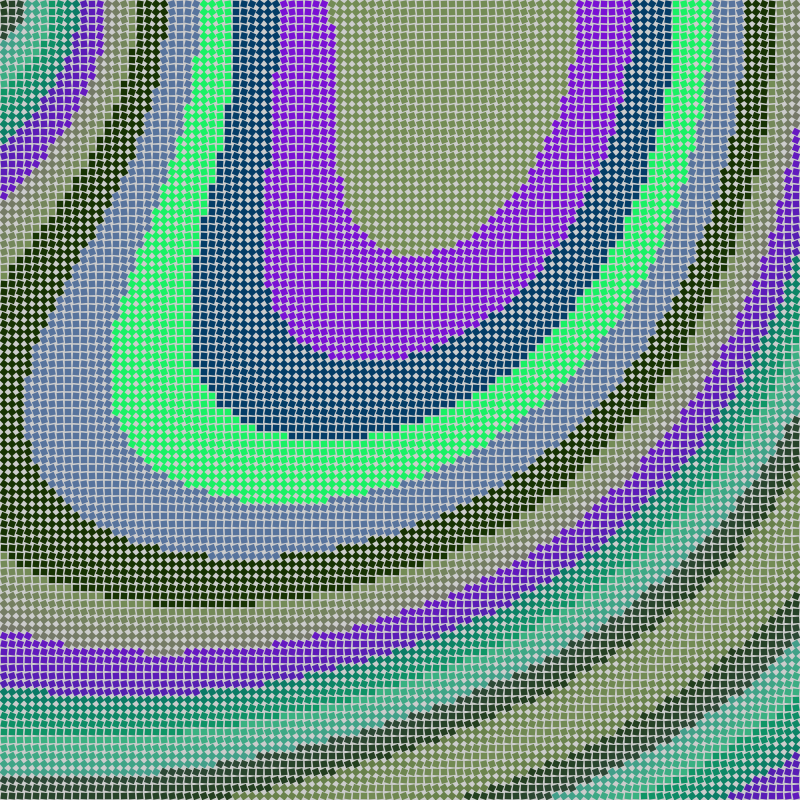
Frame 1 (no input)
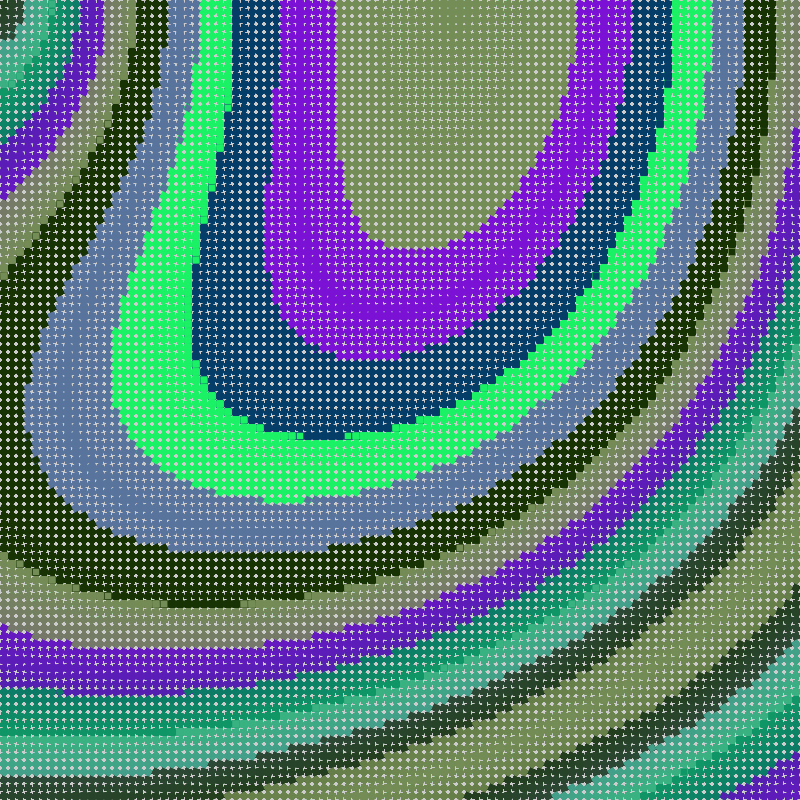
Frame 60 (the mouse pressed at the canvas centre just before this capture)
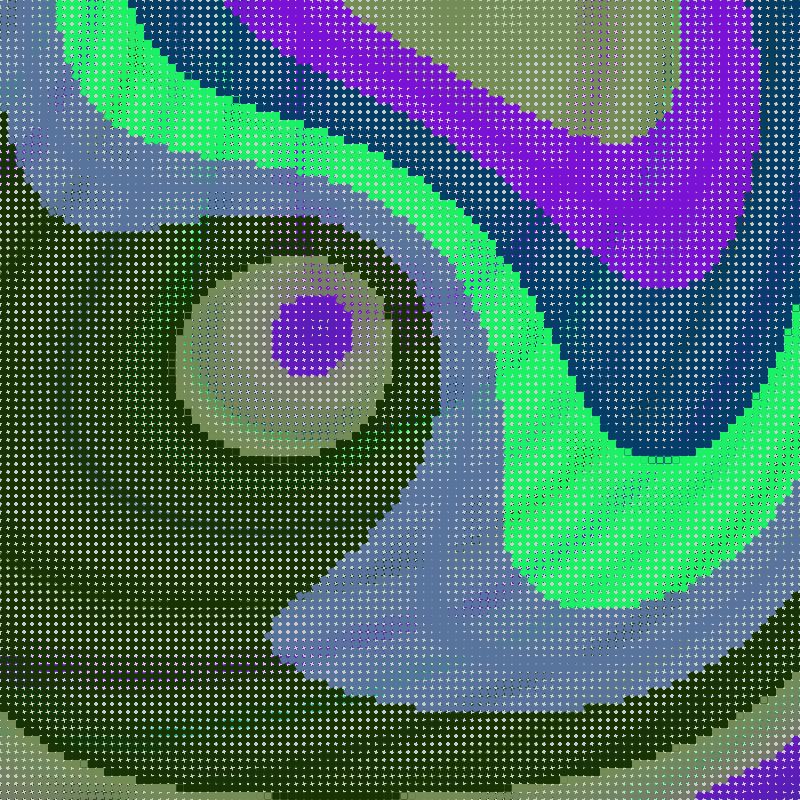
Frame 120 (the mouse held since frame 60 and released just before this capture)

The Processing sketch that drew these frames (run headless with seeded random() and noise(); from frame 60 on, the mouse is pressed at the canvas centre):

// Processing sketch: gloopPerlin
// ── gloopPerlin.pde
float a, b, c, d;
int cols, rows;
float[][] field;
float scaleFactor;
color[] palette;
PVector offset;
color col;

void setup() {
  size(800, 800);
  newPalette();
}

void draw() {
  for (int i = 0; i < cols; i++) {
    for (int j = 0; j < rows; j++) {
      field[i][j] = sin(a * (i + offset.x)) * cos(b * (j + offset.y)) + sin(c * dist(i, j, mouseX * 0.1, mouseY * 0.1)) * cos(d * frameCount * 0.01);
    }
  }
  translate(scaleFactor / 2, scaleFactor / 2);
  for (int i = 0; i < cols; i++) {
    for (int j = 0; j < rows; j++) {
      float v = field[i][j];
      col = lerpColor(palette[floor(abs(v) * palette.length) % palette.length], palette[ceil(abs(v) * palette.length) % palette.length], abs(v));
      pushMatrix();
      translate(i * scaleFactor, j * scaleFactor);
      rotate(v * TWO_PI);
      fill(col);
      noStroke();
      rectMode(CENTER);
      rect(0, 0, scaleFactor * 0.8, scaleFactor * 0.8);
      popMatrix();
    }
  }
  offset.add(PVector.random2D().mult(0.1));
}

void keyPressed(){
  if(key == 'b') newPalette();
}

void newPalette(){
  a = random(0.01, 0.03);
  b = random(0.01, 0.03);
  c = random(0.01, 0.03);
  d = random(0.01, 0.03);
  cols = 100;
  rows = 100;
  field = new float[cols][rows];
  scaleFactor = width / float(cols);
  palette = new color[6];
  offset = new PVector(random(10), random(10));
  for (int i = 0; i < palette.length; i++) {
    palette[i] = color(random(255), random(255), random(255));
  }
}
